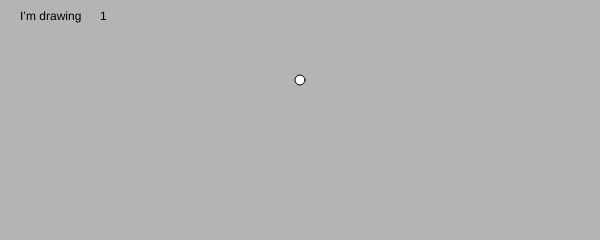
Frame 1 (no input)
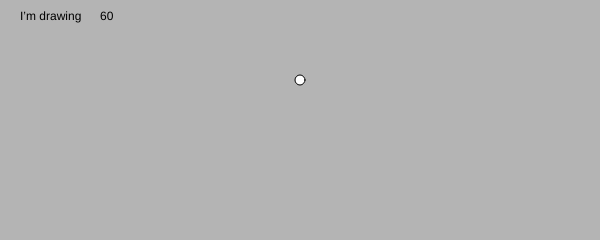
Frame 60 (no input)
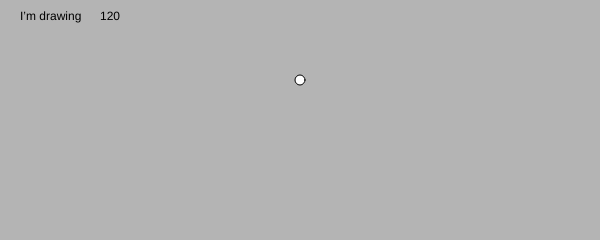
Frame 120 (the mouse pressed at the canvas centre since frame 60)

The p5.js sketch that drew these frames (run headless with seeded random() and noise() and a simulated clock; from frame 60 on, the mouse is pressed at the canvas centre):

// p5.js sketch
// ── sketch.js
function setup(){
	createCanvas(600, 240);
}

function draw() {
  background(180); 
  // Displays the frame count
  
  text("I’m drawing", 20, 20);
  text(frameCount, 100, 20);


  ellipse(300, 80, 10, 10);
}
